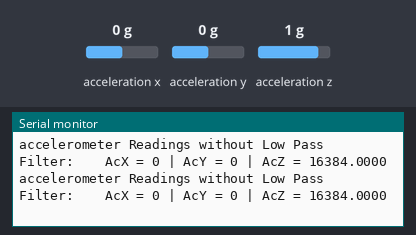
A sketch run on a simulated Arduino Leonardo, built with avr-gcc and run on an emulated ATmega32U4. Parts: the last lines printed to the serial monitor. Wiring (inferred from the names in the program): MPU-6050 motion sensor at I2C address 0x68. Inputs (shaded band) come from the test bench; at power-on: acceleration x 0 g, acceleration y 0 g, acceleration z 1 g.

Above: at 1.2 s.
1.3 s: acceleration x set to -1.4 g
At 1.6 s:
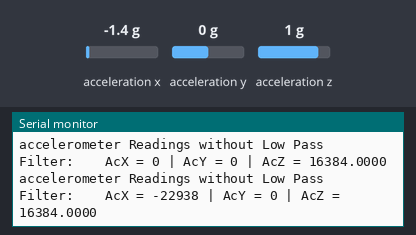
2.8 s: acceleration y set to -1.4 g
At 2.96 s:
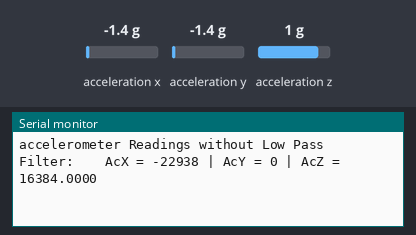
4.3 s: acceleration z set to -1.4 g
At 4.32 s:
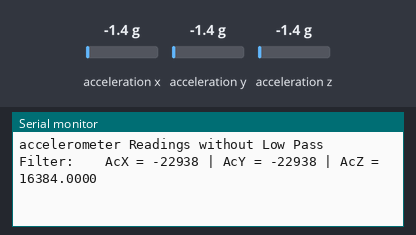

The sketch:

Short_example_sketch_using_MPU_6050.ino
```cpp
#include <MPU6050.h>
// MPU-6050 Short Example Sketch
// By Arduino User JohnChi
// August 17, 2014
// Public Domain
#include<Wire.h>
const int MPU_addr = 0x68; // I2C address of the MPU-6050
int16_t AcX, AcY, AcZ, Tmp;
int32_t fZg;
MPU6050 accelgyro;
const float alpha = 0.09;
double AcX_G=0, AcY_G=0, AcZ_G=0, filter_valueZ=0, fXg=0, fYg=0;
int count=0;
void setup() {
  Serial.begin(9600);
  Wire.begin();
  Wire.beginTransmission(MPU_addr);
  Wire.write(0x6B);  // PWR_MGMT_1 register
  //Wire.write(1 << 8);   // set to zero (wakes up the MPU-6050)
  Wire.write(0);     // set to zero (wakes up the MPU-6050)
  Wire.endTransmission(true);

  TWBR = 24; // 400kHz I2C clock (200kHz if CPU is 8MHz). Leonardo measured 250kHz.

  // initialize device
  accelgyro.initialize();

  // wait for ready
  while (Serial.available() && Serial.read()); // empty buffer

  Serial.println(accelgyro.testConnection() ? "MPU6050 connection successful" : "MPU6050 connection failed");
  // delay(1000);
  // reset offsets
  accelgyro.setFullScaleAccelRange(MPU6050_ACCEL_FS_2);
  Serial.println("Setting Offset of MPU6050");
    accelgyro.setXAccelOffset(-488);
    accelgyro.setYAccelOffset(-2022);
    accelgyro.setZAccelOffset(911);

}
void loop() {
    Wire.beginTransmission(MPU_addr);
    Wire.write(0x3B);  // starting with register 0x3B (ACCEL_XOUT_H)
    Wire.endTransmission(false);
    Wire.requestFrom(MPU_addr, 4, true); // request a total of 14 registers
    AcX = Wire.read() << 8 | Wire.read(); // 0x3B (ACCEL_XOUT_H) & 0x3C (ACCEL_XOUT_L)
    AcY = Wire.read() << 8 | Wire.read(); // 0x3D (ACCEL_YOUT_H) & 0x3E (ACCEL_YOUT_L)
    //AcZ = Wire.read() << 8 | Wire.read(); // 0x3F (ACCEL_ZOUT_H) & 0x40 (ACCEL_ZOUT_L)

    for (int k = 0; k < 15; k++) // Applying moving average filter
    {
      Wire.beginTransmission(MPU_addr);
      Wire.write(0x3F);
      Wire.endTransmission(false);
      Wire.requestFrom(MPU_addr, 2, true);
      AcZ = Wire.read() << 8 | Wire.read(); // 0x3F (ACCEL_ZOUT_H) & 0x40 (ACCEL_ZOUT_L)
      fZg = fZg + AcZ;
      count++;
      AcZ = 0;
    }
    filter_valueZ = fZg / count;
    count = 0;
    fZg = 0;
    fXg = AcX * alpha + (fXg * (1.0 - alpha));
    fYg = AcY * alpha + (fYg * (1.0 - alpha));
    //fZg = AcZ * alpha + (fZg * (1.0 - alpha));
      Serial.print("accelerometer Readings without Low Pass Filter:  \t");
      Serial.print("AcX = "); Serial.print(AcX);
      Serial.print(" | AcY = "); Serial.print(AcY);
      Serial.print(" | AcZ = "); Serial.println(filter_valueZ,4);

      Serial.println();

      /*Serial.print("accelerometer Readings using Low Pass Filter:  \t");
      Serial.print("AcX = "); Serial.print(fXg,4);
      Serial.print(" | AcY = "); Serial.print(fYg,4);
      Serial.print(" | AcZ = "); Serial.println( filter_valueZ,4);
    */
    AcX_G = (fXg)/16384; //Acceleration of X-axis in g, ranging from -2G to 2G
    AcY_G = (fYg)/ 16384; //Acceleration of Y-axis in g, ranging from -2G to 2G
    AcZ_G = (((filter_valueZ)/16384))-1; //Acceleration of Z-axis in g, ranging from -2G to 2G

 /* Serial.print("accelerometer Readings using Low Pass Filter:  \t");
  Serial.print("AcX_G = "); Serial.print(AcX_G,4);
  Serial.print(" | AcY_G = "); Serial.print(AcY_G,4);
  Serial.print(" | AcZ_G = "); Serial.println(AcZ_G,4);
*/
  delay(333);
}
```

Measured:
- after the input at 1.3 s, the serial monitor: prints a new line after 0.07 s (image 1)
